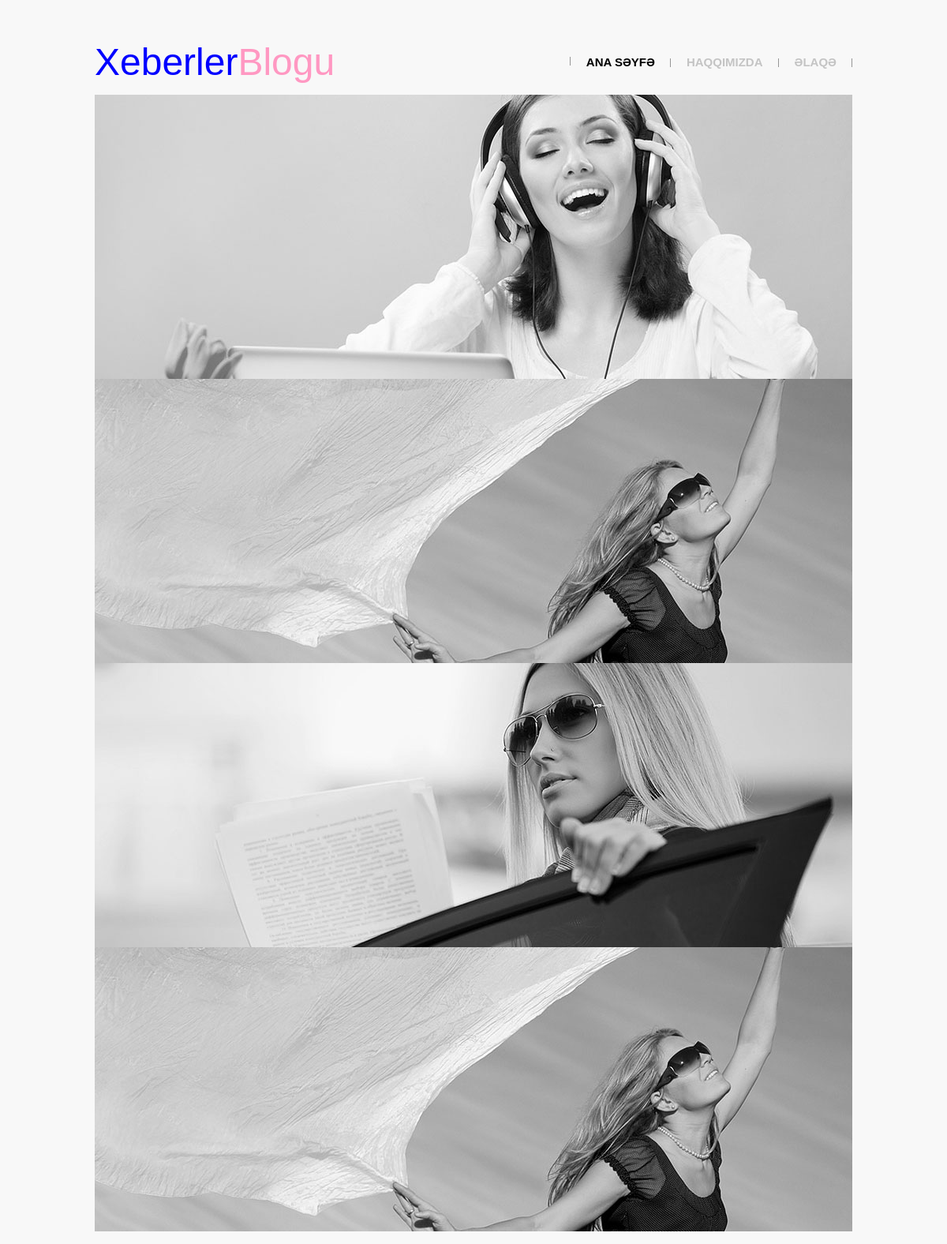
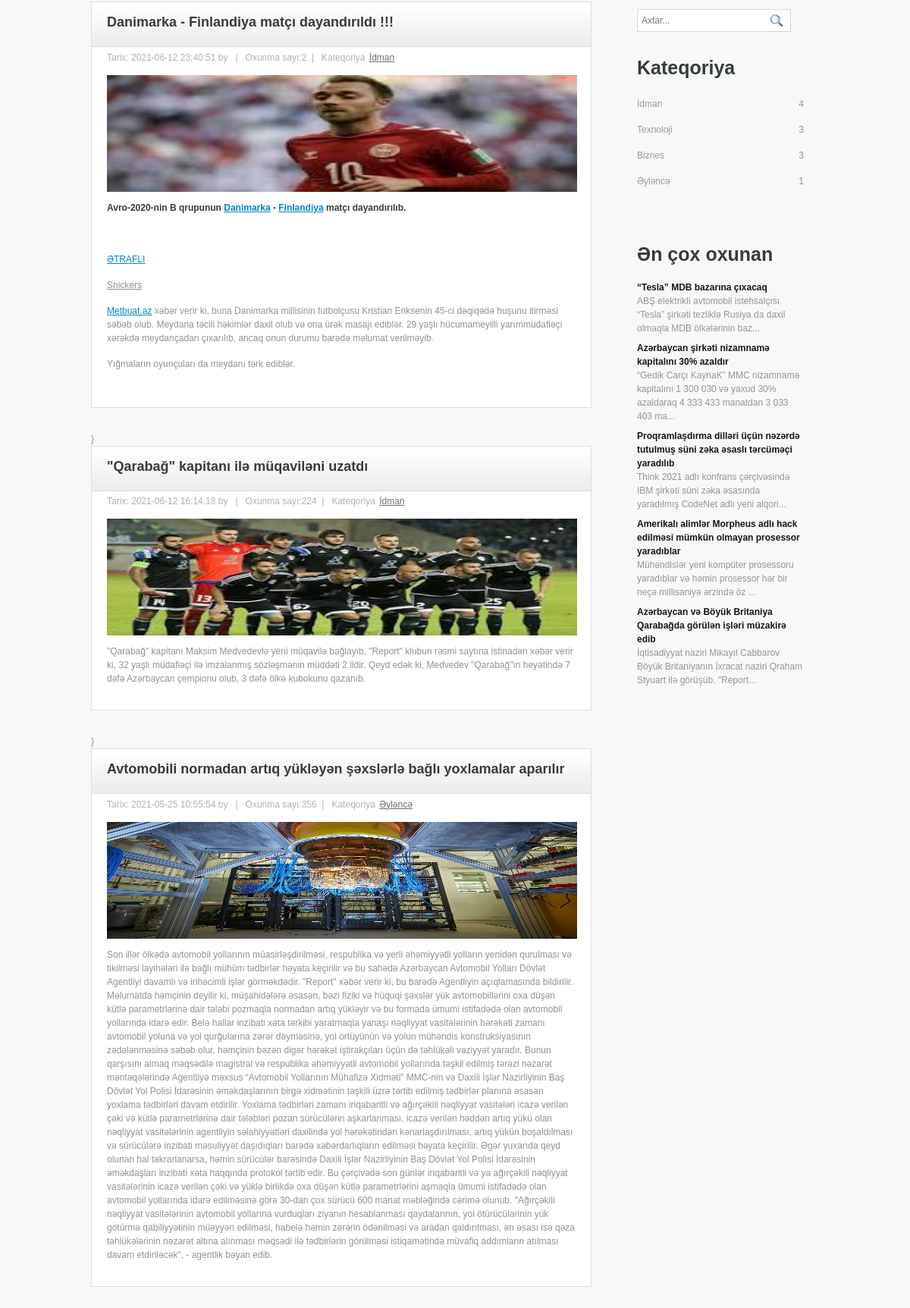
The app's page /frontend/ara.php (upper part) with its own data (2 pictures, top to bottom).
### tables this page shows
CREATE TABLE `slider` (
  `slider_id` int(11) NOT NULL,
  `slider_foto_file` varchar(300) NOT NULL,
  `slider_foto` varchar(300) NOT NULL,
  `slider_tarix` timestamp NOT NULL DEFAULT current_timestamp()
);

CREATE TABLE `yazilar` (
  `yazi_id` int(11) NOT NULL,
  `yazi_sekil` varchar(300) NOT NULL,
  `yazi_basliq` varchar(300) NOT NULL,
  `yazi_icerik` text NOT NULL,
  `yazi_oxunma_sayi` varchar(500) NOT NULL DEFAULT '0',
  `yazi_tarix` timestamp NOT NULL DEFAULT current_timestamp(),
  `yazi_kateqori_id` int(11) NOT NULL
);

CREATE TABLE `kateqoriler` (
  `kateqori_id` int(5) NOT NULL,
  `kateqori_title` varchar(300) NOT NULL,
  `kateqori_date` timestamp NOT NULL DEFAULT current_timestamp()
);

### frontend/ara.php (the view, shortened to what this page needs)
<?php require_once("header.php");?>
  <div class="content">
    <div class="content_resize">
      <div class="mainbar">
<?php
$ara=strip_tags($_GET['ara']);
$yazilar=$conn->prepare("SELECT * FROM yazilar INNER JOIN kateqoriler ON kateqoriler.kateqori_id=yazilar.yazi_kateqori_id
                         WHERE yazi_basliq OR yazi_icerik LIKE ? ORDER BY yazi_id DESC
                        ");
$yazilar->execute(array("%".$ara."%"));
$yazi_cek=$yazilar->fetchAll(PDO::FETCH_ASSOC);
$yazi_say=$yazilar->rowCount();
if($yazi_say){
    foreach($yazi_cek as $row){
        ?>
                <div class="article">
                  <h2 style="font-size:18px;"><?php echo $row["yazi_basliq"]; ?></h2>
                  <p class="infopost">Tarix: <span class="date"><?php echo $row['yazi_tarix']; ?></span> by  &nbsp;&nbsp;|&nbsp;&nbsp; Oxunma sayı:<span><?php echo $row['yazi_oxunma_sayi']; ?></span>&nbsp;&nbsp;|&nbsp;&nbsp; Kateqoriya <a href="#"><?php echo $row['kateqori_title']; ?></a></p>
                  <div class="img"><img src="images/<?php echo $row['yazi_sekil']; ?>" width="620" height="154" alt="<?php echo $row['yazi_basliq']; ?>" class="fl" /></div>
                  <div class="post_content">
                    <p><?php echo $row["yazi_icerik"]; ?></p>
                  </div>
                </div>
}
       <?php } } else{
           echo "<h2>Axtardiginizla bagli netice yoxdur...</h2>";
       } ?>
      </div>
      <?php require_once("sag.php");?>
    </div>
  </div>
  <?php require_once("footer.php");?>

### frontend/header.php (shortened to what this page needs)
<?php
require_once("config.php");
?>
<!DOCTYPE html>
<html lang="az">
<head>
<link rel="stylesheet" href="https://cdn.jsdelivr.net/npm/bootstrap@4.5.3/dist/css/bootstrap.min.css">
<link href="css/style.css" rel="stylesheet" type="text/css" />
<link rel="stylesheet" type="text/css" href="css/coin-slider.css" />
</head>
<body>
<div class="main">
  <div class="header">
    <div class="header_resize">
      <div class="menu_nav">
        <ul>
          <li class="active"><a href="index.php"><span>Ana Səyfə</span></a></li>
          <li><a href="about.php"><span>Haqqımızda</span></a></li>
          <li><a href="contact.php"><span>Əlaqə</span></a></li>
        </ul>
      </div>
      <div class="logo">
        <h1><a href="index.php" style="color:blue;">Xeberler<span style="color:#FF98C2;">Blogu</span></a></h1>
      </div>
      <div class="slider">
        <div id="coin-slider">
        <?php
          $slider=$conn->prepare("SELECT * FROM slider");
          $slider->execute();
          $slider_cek=$slider->fetchAll(PDO:: FETCH_ASSOC);
          foreach($slider_cek as $row){
        ?>
          <a href="#"><img src="images/<?php echo $row['slider_foto']; ?>" width="960" height="360" alt="" /> </a>
          <?php } ?>
        </div>
      </div>
    </div>
  </div>

### frontend/sag.php (shortened to what this page needs)
<?php
require_once("config.php");
$kateqori=$conn->prepare("SELECT*FROM kateqoriler ");
$kateqori->execute();
$kateqori_cek=$kateqori->fetchAll(PDO::FETCH_ASSOC);
?>
      <div class="sidebar">
       <div class="searchform">
          <form id="formsearch" name="formsearch" method="GET" action="ara.php">
            <span>
            <input name="ara" class="editbox_search" id="editbox_search" maxlength="80" placeholder="Axtar..." type="text" />
            </span>
            <input name="button_search" src="images/search.gif" class="button_search" type="image" />
          </form>
        </div>
        <div class="gadget">
          <h2 class="star">Kateqoriya</h2>
          <ul class="sb_menu">
            <?php foreach($kateqori_cek as $row){
                $yazilar=$conn->prepare("SELECT * FROM yazilar WHERE yazi_kateqori_id=?");
                $yazilar->execute(array($row["kateqori_id"]));
                $yazilar_cek=$yazilar->fetchAll(PDO::FETCH_ASSOC);
                $yazilar_say=$yazilar->rowCount();
              ?>
            <li><a href="kateqori-listele.php?kat_id=<?php echo $row["kateqori_id"]; ?>"><?php echo $row["kateqori_title"];  ?></a><span style="float:right;"><?php echo $yazilar_say; ?></span></li>
            <?php } ?>
          </ul>
        </div>
        <div class="gadget">
          <h2 class="star"><span>Ən çox oxunan</span></h2>
          <ul class="ex_menu">
                <?php
                  $yazi=$conn->prepare("SELECT * FROM yazilar ORDER BY yazi_oxunma_sayi DESC LIMIT 5");
                  $yazi->execute();
                  $yazi_cek=$yazi->fetchAll(PDO::FETCH_ASSOC);
                  foreach($yazi_cek as $row){
                ?>
            <li>
            <a href="blog.php?yazi_id=<?php echo $row["yazi_id"]; ?>"><?php echo $row["yazi_basliq"]; ?></a><br />
              <?php echo substr($row["yazi_icerik"],0,120); ?>...</li>
        <?php } ?>
          </ul>
        </div>
      </div>

### frontend/css/style.css (style rules this page uses)
body { margin:0; padding:0; width:100%; color:#929292; font:normal 12px/1.5em "Liberation sans", Arial, Helvetica, sans-serif; }
html, .main { padding:0; margin:0; }
.main { background:#f8f8f8; }
h2 { margin:8px 0; padding:8px 0; font-size:25px; font-weight:bold; color:#353c3e; }
p { margin:8px 0; padding:0 0 8px 0; }
a { color:#0087c7; text-decoration:underline; }
.header, .content, .menu_nav, .fbg, .footer, form, ol, ol li, ul, .content .mainbar, .content .sidebar { margin:0; padding:0; }
.header_resize { margin:0 auto; padding:0; width:960px; }
.logo { padding:0; float:left; width:auto; height:120px; }
h1 { margin:0; padding:50px 0 0; font-size:48px; font-weight:normal; line-height:1.2em; text-transform:none; }
h1 a, h1 a:hover { color:#000; text-decoration:none; }
.slider { padding:0; background:no-repeat left bottom; }
.menu_nav { margin:0 auto; padding:70px 0 0; height:15px; float:right; }
.menu_nav ul { list-style:none; padding:0 0 0 1px; height:15px; float:left; background:url(../images/menu_split.gif) no-repeat left center; }
.menu_nav ul li { margin:0; padding:0 20px; float:left; background:url(../images/menu_split.gif) no-repeat right center; }
.menu_nav ul li a { display:block; margin:0; padding:0; font-size:15px; line-height:18px; font-weight:bold; color:#c4c4c4; text-decoration:none; text-transform:uppercase; }
.menu_nav ul li.active a, .menu_nav ul li a:hover { text-decoration:none; color:#000; }
.content { padding:0; }
.content_resize { margin:0 auto; padding:18px 0; width:960px; }
.content .mainbar { margin:0; padding:0; float:left; width:660px; }
.content .mainbar h2 { margin-bottom:0; padding-bottom:12px; font-size:30px; line-height:1.2em; }
.content .mainbar div.img { padding:0 0 12px; float:left; }
.content .mainbar img.fl { margin:0; padding:0; background:#fff; border:none; }
.content .mainbar .article { margin:0 0 32px; padding:0 20px 16px; border:1px solid #ddd; background:#fff url(../images/article_bg.gif) repeat-x left top; }
.content .mainbar .post_content strong { color:#353c3e; }
.content .sidebar { padding:0; float:right; width:260px; }
.content .sidebar .gadget { margin:0 0 12px; padding:12px 20px 24px; }
ul.sb_menu, ul.ex_menu { margin:0; padding:0; list-style:none; color:#959595; }
ul.sb_menu li, ul.ex_menu li { margin:0; }
ul.sb_menu li { padding:8px 0; width:220px; }
ul.ex_menu li { padding:4px 0; }
ul.sb_menu li a { color:#9a9a9a; text-decoration:none; margin-left:-16px; padding:4px 8px 4px 16px; }
ul.ex_menu li a { font-weight:bold; color:#161616; text-decoration:none; }
p.infopost { margin-bottom:8px; padding:6px 0; color:#b2b2b2; }
p.infopost a { padding:0 2px; color:#6e6e6e; text-decoration:underline; }
.searchform { padding:0 0 32px 20px; float:left; }
#formsearch { margin:0; padding:10px 0 0; width:auto; height:30px; }
#formsearch span { display:block; margin:0; padding:0; float:left; background:url(../images/search_bg.gif) no-repeat left top; }
#formsearch input.editbox_search { margin:0; padding:8px 6px; float:left; width:170px; font-size:12px; line-height:14px; color:#aeaeae; background:none; outline:none; border:none; }
#formsearch input.button_search { margin:0; padding:0; border:none; float:left; }
a { outline:none; }

### records on screen
slider: slider_foto (picture)
slider: slider_foto (picture)
slider: slider_foto (picture)
slider: slider_foto (picture)
yazilar: yazi_basliq "Danimarka - Finlandiya matçı dayandırıldı !!!", yazi_tarix "2021-06-12 23:40:51", yazi_oxunma_sayi "2", kateqoriler.kateqori_title "İdman", yazi_sekil (picture), yazi_icerik "Avro-2020-nin B qrupunun Danimarka - Finlandiya matçı dayandırılıb. ƏTRAFLI Snickers Metbuat.az xəbər verir ki, buna Danimarka millisinin futbolçusu Kristian Eriksenin 45-ci dəqiqədə huşunu itirməsi səbəb olub. Meydana təcili həkimlər daxil olub və ona ürək masajı ediblər. 29 yaşlı hücumameyilli yarımmüdafiəçi xərəkdə meydançadan çıxarılıb, ancaq onun durumu barədə məlumat verilməyib. Yığmaların oyunçuları da meydanı tərk ediblər."
yazilar: yazi_basliq "\"Qarabağ\" kapitanı ilə müqaviləni uzatdı", yazi_tarix "2021-06-12 16:14:18", yazi_oxunma_sayi "224", kateqoriler.kateqori_title "İdman", yazi_sekil (picture), yazi_icerik "\"Qarabağ\" kapitanı Maksim Medvedevlə yeni müqavilə bağlayıb. \"Report\" klubun rəsmi saytına istinadən xəbər verir ki, 32 yaşlı müdafiəçi ilə imzalanmış sözləşmənin müddəti 2 ildir. Qeyd edək ki, Medvedev \"Qarabağ\"ın heyətində 7 dəfə Azərbaycan çempionu olub, 3 dəfə ölkə kubokunu qazanıb."
yazilar: yazi_basliq "Avtomobili normadan artıq yükləyən şəxslərlə bağlı yoxlamalar aparılır", yazi_tarix "2021-05-25 10:55:54", yazi_oxunma_sayi "356", kateqoriler.kateqori_title "Əyləncə", yazi_sekil (picture), yazi_icerik "Son illər ölkədə avtomobil yollarının müasirləşdirilməsi, respublika və yerli əhəmiyyətli yolların yenidən qurulması və tikilməsi layihələri ilə bağlı mühüm tədbirlər həyata keçirilir və bu sahədə Azərbaycan Avtomobil Yolları Dövlət Agentliyi davamlı və irihəcimli işlər görməkdədir. \"Report\" xəbər verir ki, bu barədə Agentliyin açıqlamasında bildirilir. Məlumatda həmçinin deyilir ki, müşahidələrə əsasən, bəzi fiziki və hüquqi şəxslər yük avtomobillərini oxa düşən kütlə parametrlərinə dair tələbi pozmaqla normadan artıq yükləyir və bu formada ümumi istifadədə olan avtomobil yollarında idarə edir. Belə hallar inzibati xəta tərkibi yaratmaqla yanaşı nəqliyyat vasitələrinin hərəkəti zamanı…"
kateqoriler: kateqori_title "İdman", yazilar_say "4"
kateqoriler: kateqori_title "Texnoloji", yazilar_say "3"
kateqoriler: kateqori_title "Biznes", yazilar_say "3"
kateqoriler: kateqori_title "Əyləncə", yazilar_say "1"
yazilar: yazi_basliq "“Tesla” MDB bazarına çıxacaq", yazi_icerik "ABŞ elektrikli avtomobil istehsalçısı “Tesla” şirkəti tezliklə Rusiya da daxil olmaqla MDB ölkələrinin baz"
yazilar: yazi_basliq "Azərbaycan şirkəti nizamnamə kapitalını 30% azaldır", yazi_icerik "“Gedik Carçı KaynaK” MMC nizamnamə kapitalını 1 300 030 və yaxud 30% azaldaraq 4 333 433 manatdan 3 033 403 ma"
yazilar: yazi_basliq "Proqramlaşdırma dilləri üçün nəzərdə tutulmuş süni zəka əsaslı tərcüməçi yaradılıb", yazi_icerik "Think 2021 adlı konfrans çərçivəsində IBM şirkəti süni zəka əsasında yaradılmış CodeNet adlı yeni alqori"
yazilar: yazi_basliq "Amerikalı alimlər Morpheus adlı hack edilməsi mümkün olmayan prosessor yaradıblar", yazi_icerik "Mühəndislər yeni kompüter prosessoru yaradıblar və həmin prosessor hər bir neçə millisaniyə ərzində öz"
yazilar: yazi_basliq "Azərbaycan və Böyük Britaniya Qarabağda görülən işləri müzakirə edib", yazi_icerik "İqtisadiyyat naziri Mikayıl Cabbarov Böyük Britaniyanın İxracat naziri Qraham Styuart ilə görüşüb. \"Report"
